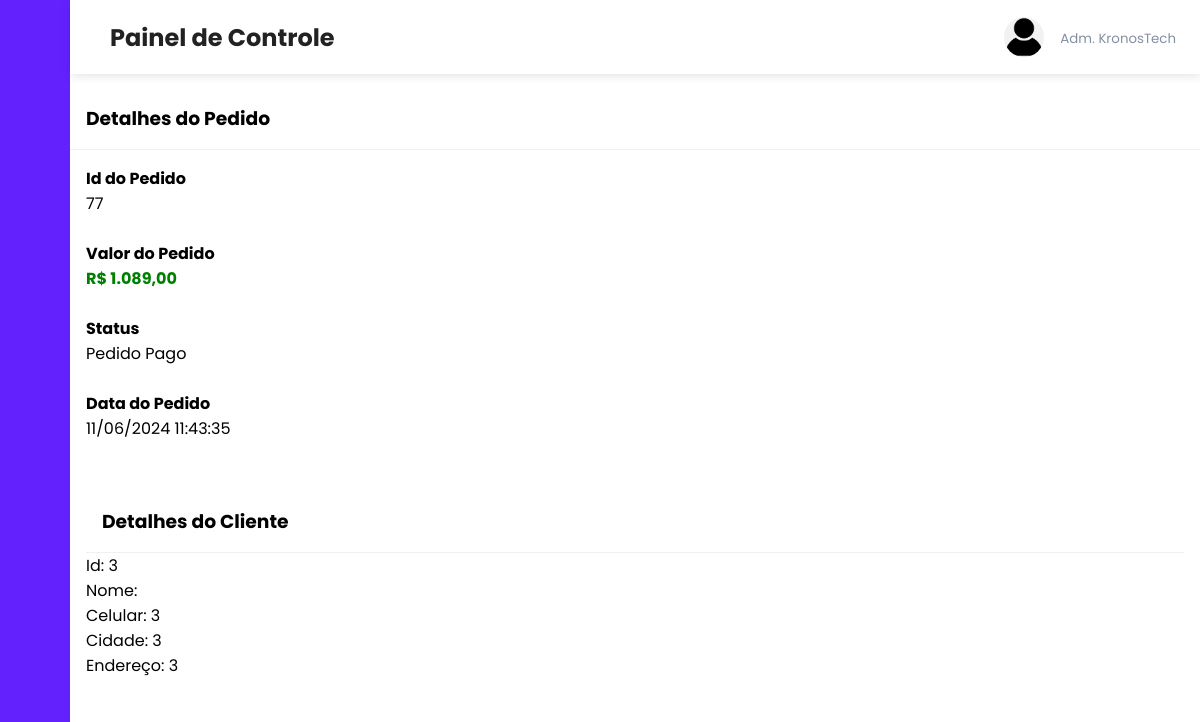
The app's page /admin/view_order.php?order_id=77 with its own data.
### tables this page shows
CREATE TABLE `orders` (
  `order_id` int(11) NOT NULL,
  `order_cost` decimal(6,2) NOT NULL,
  `order_status` varchar(100) NOT NULL DEFAULT 'on_hold',
  `user_id` int(11) NOT NULL,
  `user_phone` text NOT NULL,
  `user_city` varchar(255) NOT NULL,
  `user_address` varchar(255) NOT NULL,
  `order_date` datetime NOT NULL DEFAULT current_timestamp()
);

### admin/view_order.php (the view)
<?php include('header.php'); ?>
<?php
    if (isset($_GET['order_id'])) {
        $order_id = $_GET['order_id'];
        $stmt = $conn->prepare("SELECT * FROM orders WHERE order_id = ?");
        $stmt->bind_param('i', $order_id);
        $stmt->execute();
        $order = $stmt->get_result();
    }
?>
<div class="recent-grid">
    <div class="projects">
        <div class="card">
            <div class="card-header">
                <h3>Detalhes do Pedido</h3>
            </div>
            <div class="card-body">
                <form method="post" action="edit_product.php">
                <?php foreach($order as $r) { ?>
                    <div>
                        <label><strong>Id do Pedido</strong></label>
                        <p><?php echo $r['order_id'];?></p>
                    </div>
                    <br>
                    <div>
                        <label><strong>Valor do Pedido</strong></label>
                        <p style="color: green;"><strong><?php echo 'R$ ' . number_format($r['order_cost'], 2, ',', '.'); ?></strong></p>
                    </div>
                    <br>
                    <div>
                        <label><strong>Status</strong></label> <br>
                        <p><?php echo $r['order_status'];?></p>
                    </div>
                    <br>
                    <div>
                        <label><strong>Data do Pedido</strong></label>
                        <p><?php echo date('d/m/Y H:i:s', strtotime($r['order_date']));?></p>
                    </div>
                    <br>
                    <br>
                    <div class="card-header">
                        <h3>Detalhes do Cliente</h3>
                    </div>
                    <div>
                        <p>Id: <?php echo $r['user_id'];?> </p>
                        <p>Nome: </p>
                        <p>Celular: <?php echo $r['user_phone'];?></p>
                        <p>Cidade: <?php echo $r['user_city'];?></p>
                        <p>Endereço: <?php echo $r['user_address'];?></p>
                    </div>
                <?php } ?>
                </form>
            </div>
        </div>
    </div>
</div>
</body>
</html>

### admin/styles.css (style rules this page uses)
:root { --main-color: #6321fe; --color-dark: #1d2231; --text-grey: #8390a2; }
* { padding: 0; margin: 0; box-sizing: border-box; list-style-type: none; text-decoration: none; font-family: "Poppins", sans-serif; }
.recent-grid { margin-top: 5.5rem; }
.card { background: #fff; border-radius: 5px; }
.card-header, .card-body { padding: 1rem; }
.card-header { display: flex; justify-content: space-between; align-items: center; border-bottom: 1px solid #f0f0f0; font-weight: bold; }

### records on screen
orders: order_id "77", order_cost "1.089,00", order_status "Pedido Pago", order_date "11/06/2024 11:43:35", user "3", user_phone "3", user_city "3", user_address "3"
